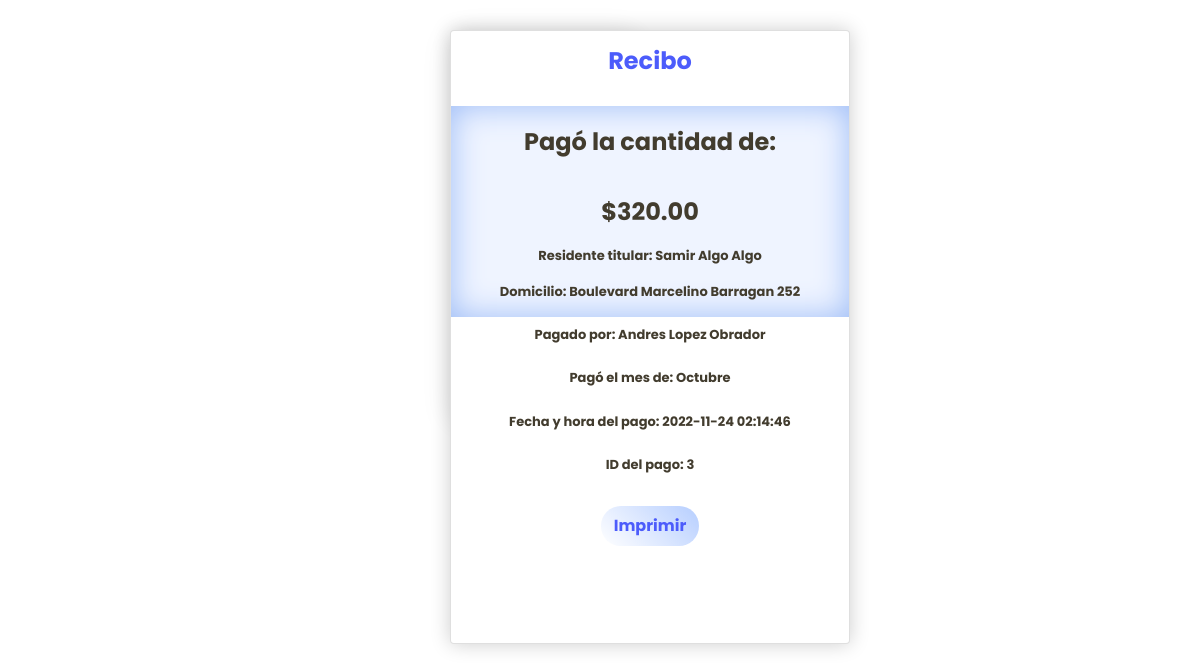
The page /secciones/recibo.php on the database its author committed.
### tables this page shows
CREATE TABLE pago(
	ID_PAGO			INT 			auto_increment			PRIMARY KEY,
	MES				VARCHAR(20)		NOT NULL,
	MONTO	 		DECIMAL(6,2)	DEFAULT 320.00,
	RECIBIDO		DECIMAL(6,2)	NULL,
	FCHA_PAGO		TIMESTAMP		DEFAULT current_timestamp,
	NOM_PAGADOR		VARCHAR(50) 	NULL,
	PAG_APELL_1		VARCHAR(50)		NULL,
	PAG_APELL_2		VARCHAR(50)		NULL,
	ADEUDO 			BIT				DEFAULT 0,
	INACTIVO		BIT 			DEFAULT 0,
	ID_TITULAR		INT,
	
	CONSTRAINT FKPago FOREIGN KEY(ID_TITULAR)  
		REFERENCES titular(ID_TITULAR) 
		ON UPDATE CASCADE
        ON DELETE SET NULL
);

### secciones/recibo.php (the view, shortened to what this page needs)
<?php
include_once '../configuraciones/conexion_bd.php';
$query_consulta = "SELECT
 c1.ID_PAGO, c1.FCHA_PAGO, c1.MES, c1.MONTO, c1.RECIBIDO,
                        CONCAT(c1.NOM_PAGADOR, ' ', c1.PAG_APELL_1, ' ', c1.PAG_APELL_2) AS RESPONSABLE,
                        CONCAT(c2.NOMBRE, ' ', c2.PR_APELL, ' ', c2.SEG_APELL) AS TITULAR,
                        CONCAT(c3.CALLE, ' ', c3.NO_CASA) AS DOMICILIO
                    FROM
                        pago c1
INNER JOIN titular c2 USING (ID_TITULAR)
INNER JOIN domicilio c3 USING (ID_TITULAR)
ORDER BY ID_PAGO DESC LIMIT 1;";
$consulta = mysqli_query($conexion, $query_consulta);
if ($consulta) {
    if (mysqli_num_rows($consulta) > 0) {
        $obj = mysqli_fetch_object($consulta);
    }
}
?>
<!doctype HTML>
<html>
<head>
    <link rel="stylesheet" type="text/css" href="../css/bootstrap.min.css">
    <link rel="stylesheet" href="../css/estilorecibo.css">
    <link rel="stylesheet" href="../css/modal.css">
</head>
<body>
    <div id="general">
        <div class="card">
            <p class="title">Recibo</p>
            <div class="pricecontainer">
                <p class="price">Pagó la cantidad de:</p>
                <p class="price">$<?php echo  $obj->RECIBIDO; ?></p>
                <p class="includes">Residente titular: <?php echo $obj->TITULAR ?></p>
                <p class="includes">Domicilio: <?php echo $obj->DOMICILIO ?> </p>
            </div>
            <p class="includes">Pagado por: <?php echo $obj->RESPONSABLE ?></p>
            <p class="includes">Pagó el mes de: <?php echo $obj->MES ?></p>
            <p class="includes">Fecha y hora del pago: <?php echo $obj->FCHA_PAGO ?></p>
            <p class="includes">ID del pago: <?php echo $obj->ID_PAGO ?></p>
            <div class="btncontainer">
                <button value="Imprimir" class="printbutton">Imprimir</button>
            </div>
        </div>
    </div>
</body>

### css/estilorecibo.css (style rules this page uses)
div#general { margin: auto; margin-top: 40px; text-align: center; width: 190px; height: 390px; border-radius: 16px; box-shadow: 0 4px 30px rgba(0, 0, 0, 0.1); backdrop-filter: blur(3.9px); -webkit-backdrop-filter: blur(3.9px); margin-top: 30px; margin-left: 450px; }
.card { width: 400px; height: 614px; background: #ffffff; box-shadow: 0px 0px 20px rgba(0, 0, 0, 0.2); transition-duration: 0.5s; }
.title { text-align: center; margin-top: 0.5em; font-weight: bold; font-size: x-large; color: #4c5cfb; }
.pricecontainer { width: 100%; margin-top: 0.7em; background-color: #eff4ff; box-shadow: inset 0px 0px 2em #9bbbf7; }
.price { text-align: center; color: #423c2e; font-size: x-large; font-weight: bold; padding: 0.75em 0 0 0; }
.includes { text-align: center; color: #423c2e; margin-top: 0.6em; font-size: small; font-weight: bold; }
.btncontainer { text-align: center; }
.btncontainer button { margin-top: 1em; padding: 0.5em 0.8em 0.5em 0.8em; border-style: none; border-radius: 1000000px; color: #4c5cfb; font-weight: bold; background-image: linear-gradient(45deg, #ffffff 0%, #b6ceff 100%); transition: box-shadow 0.15s ease-in-out; }

### css/modal.css (style rules this page uses)
:root { --clr-indigo: #4a67b4; --clr-primary: #4d5bf9; --clr-blue: #004CC1; --clr-light-sky: #92a6e2; --clr-purple: #695cfe; --clr-mustard: #e2a415; --clr-black: #1c1c1c; --clr-black-80: #2f2f2f; --clr-black-60: #282828; --clr-bone : #e9e9e9; --clr-lightgray : #f5f5f5; --clr-gray: #969696; --clr-white: #ffffff; --clr-white-80: #f7f3f3; --clr-white-60: #dbdada; }
* { font-family: "Poppins", sans-serif; }

### rows shown on the page
pago: RECIBIDO "320.00", MES "Octubre", FCHA_PAGO "2022-11-24 02:14:46", ID_PAGO "3"

### other values the page prints
$obj->TITULAR "Samir Algo Algo"
$obj->DOMICILIO "Boulevard Marcelino Barragan 252"
$obj->RESPONSABLE "Andres Lopez Obrador"
